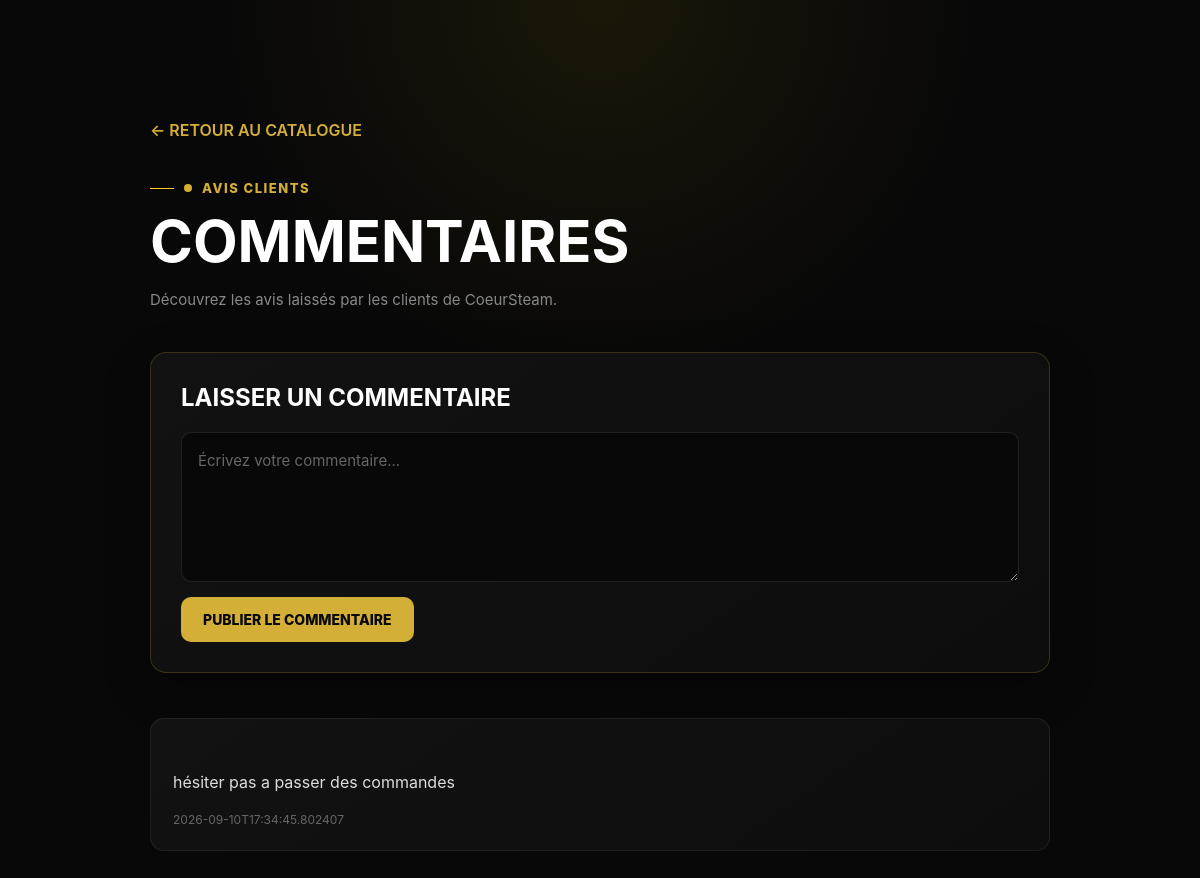
The page /comments on the database its author committed.
### tables this page shows
CREATE TABLE public_comments (
            id INTEGER PRIMARY KEY AUTOINCREMENT,
            product_id TEXT NOT NULL,
            order_id INTEGER NOT NULL,
            comment TEXT NOT NULL,
            created_at TEXT NOT NULL,
            FOREIGN KEY (order_id) REFERENCES orders(id)
        );

### app.py (the view, shortened to what this page needs)
@app.route("/comments", methods=["GET", "POST"])
def comments_page():
    connection = get_db()
    comments = connection.execute(
        """
        SELECT comment, created_at
        FROM public_comments
        WHERE product_id = ?
        ORDER BY created_at DESC
        """,
        ("site",)
    ).fetchall()
    connection.close()
    return render_template(
        "comments.html",
        comments=comments
    )

### app.py (called while the page is built)
def get_db():
    connection = sqlite3.connect(DATABASE)
    connection.row_factory = sqlite3.Row
    return connection

### templates/comments.html (shortened to what this page needs)
<!DOCTYPE html>
<html lang="fr">
<head>
    <link
        rel="stylesheet"
        href="{{ url_for('static', filename='style.css') }}"
    >
</head>
<body>
    <main class="comments-page">
        <div class="comments-container">
            <a
                href="/"
                class="back-button"
            >
                ← RETOUR AU CATALOGUE
            </a>
            <div class="comments-header">
                <p class="eyebrow">
                    <span></span>
                    AVIS CLIENTS
                </p>
                <h1>
                    COMMENTAIRES
                </h1>
                <p>
                    Découvrez les avis laissés par les clients
                    de CoeurSteam.
                </p>
            </div>
            <section class="comment-form">
                <h2>
                    LAISSER UN COMMENTAIRE
                </h2>
                <form method="POST">
                    <textarea
                        name="comment"
                        maxlength="1000"
                        required
                        placeholder="Écrivez votre commentaire..."
                    ></textarea>
                    <button
                        type="submit"
                    >
                        PUBLIER LE COMMENTAIRE
                    </button>
                </form>
            </section>
            <section class="comments-list">
                {% if comments %}
                    {% for comment in comments %}
                        <article class="site-comment">
                            <p>
                                {{ comment["comment"] }}
                            </p>
                            <small>
                                {{ comment["created_at"] }}
                            </small>
                        </article>
                    {% endfor %}
                {% else %}
                    <p class="no-comments">
                        Aucun commentaire pour le moment.
                    </p>
                {% endif %}
            </section>
        </div>
    </main>
</body>
</html>

### static/style.css (style rules this page uses)
:root { --black: #050505; --black-soft: #080808; --black-card: #0c0c0c; --black-light: #111111; --panel: #101010; --panel-light: #151515; --panel-hover: #191919; --yellow: #ffd21c; --yellow-light: #ffe45a; --yellow-dark: #c49d00; --gold: #d4af37; --gold-light: #f0d36a; --white: #ffffff; --white-soft: #eeeeee; --gray: #999999; --gray-light: #bdbdbd; --gray-dark: #555555; --green: #3cff83; --red: #ff4545; --border: rgba(255, 255, 255, 0.07); --border-yellow: rgba(255, 210, 28, 0.22); --shadow: 0 20px 60px rgba(0, 0, 0, 0.5); --shadow-yellow: 0 0 35px rgba(255, 210, 28, 0.08); --radius-small: 6px; --radius: 10px; --radius-large: 16px; --transition: 0.3s ease; }
* { margin: 0; padding: 0; box-sizing: border-box; }
html { scroll-behavior: smooth; background: var(--black); }
body { min-height: 100vh; background: radial-gradient( circle at 50% -10%, rgba(255, 210, 28, 0.055), transparent 35% ), linear-gradient( 180deg, #050505 0%, #070707 50%, #050505 100% ); color: var(--white); font-family: Inter, Arial, Helvetica, sans-serif; overflow-x: hidden; }
a { color: inherit; text-decoration: none; }
button, input { font: inherit; }
button { border: 0; cursor: pointer; }
.eyebrow { display: inline-flex; align-items: center; gap: 9px; margin-bottom: 20px; color: var(--yellow); font-size: 8px; font-weight: 900; letter-spacing: 3px; text-transform: uppercase; }
.eyebrow::before { content: ""; width: 24px; height: 1px; background: var(--yellow); }

### templates/comments.html (style rules this page uses)
.comments-page { min-height: 100vh; padding: 120px 6% 60px; background: radial-gradient( circle at top, rgba(255, 193, 7, 0.08), transparent 35% ), #080808; color: #fff; }
.comments-container { max-width: 900px; margin: 0 auto; }
.back-button { display: inline-flex; align-items: center; gap: 8px; margin-bottom: 40px; color: #d4af37; text-decoration: none; font-weight: 600; transition: 0.25s ease; }
.comments-header { margin-bottom: 40px; }
.comments-header .eyebrow { display: flex; align-items: center; gap: 10px; margin: 0 0 15px; color: #d4af37; font-size: 13px; font-weight: 800; letter-spacing: 1.5px; }
.comments-header .eyebrow span { width: 8px; height: 8px; display: inline-block; border-radius: 50%; background: #d4af37; }
.comments-header h1 { margin: 0 0 15px; color: #fff; font-size: clamp( 36px, 5vw, 58px ); line-height: 1.05; }
.comments-header > p:last-child { margin: 0; color: #888; line-height: 1.7; font-size: 15px; }
.comment-form { margin-bottom: 45px; padding: 30px; border-radius: 16px; background: linear-gradient( 145deg, #121212, #0d0d0d ); border: 1px solid rgba(212, 175, 55, 0.2); box-shadow: 0 15px 45px rgba(0, 0, 0, 0.25); }
.comment-form h2 { margin: 0 0 20px; color: #fff; font-size: 24px; }
.comment-form form { display: flex; flex-direction: column; gap: 15px; }
.comment-form textarea { width: 100%; min-height: 150px; box-sizing: border-box; resize: vertical; padding: 16px; border-radius: 10px; border: 1px solid rgba(255, 255, 255, 0.1); background: #080808; color: #fff; font-family: inherit; font-size: 15px; line-height: 1.6; outline: none; transition: 0.25s ease; }
.comment-form textarea::placeholder { color: #666; }
.comment-form button { align-self: flex-start; border: none; border-radius: 10px; padding: 14px 22px; background: #d4af37; color: #080808; font-size: 14px; font-weight: 800; cursor: pointer; transition: 0.25s ease; }
.comments-list { display: flex; flex-direction: column; gap: 15px; }
.site-comment { padding: 22px; border-radius: 14px; background: linear-gradient( 145deg, #121212, #0d0d0d ); border: 1px solid rgba(255, 255, 255, 0.07); transition: 0.25s ease; }
.site-comment p { margin: 0 0 12px; color: #ddd; line-height: 1.7; white-space: pre-line; word-break: break-word; }
.site-comment small { color: #666; font-size: 12px; }

### rows shown on the page
public_comments: comment "hésiter pas a passer des commandes", created_at "2026-09-10T17:34:45.802407"
